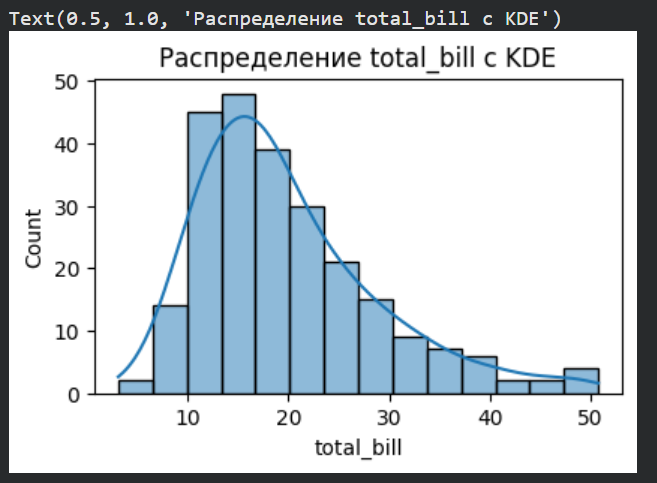

Here is the Python script that generated this plot:
import seaborn as sns
import matplotlib.pyplot as plt
import pandas as pd

# Загрузка данных
tips = sns.load_dataset('tips')

plt.figure(figsize=(10, 6))
plt.subplot(2, 2, 1)
sns.histplot(data=tips, x='total_bill', kde=True)
plt.title('Распределение total_bill с KDE')
